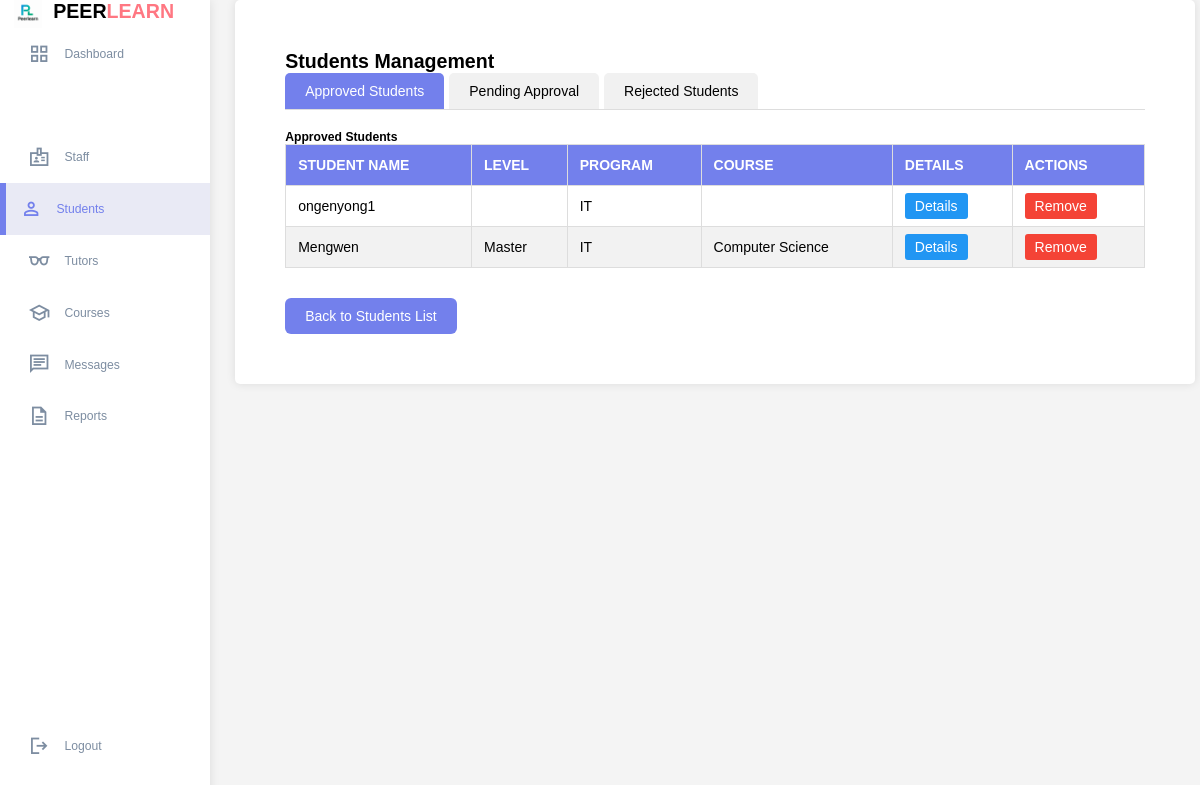
Page /student_action.php on the earlier database version.
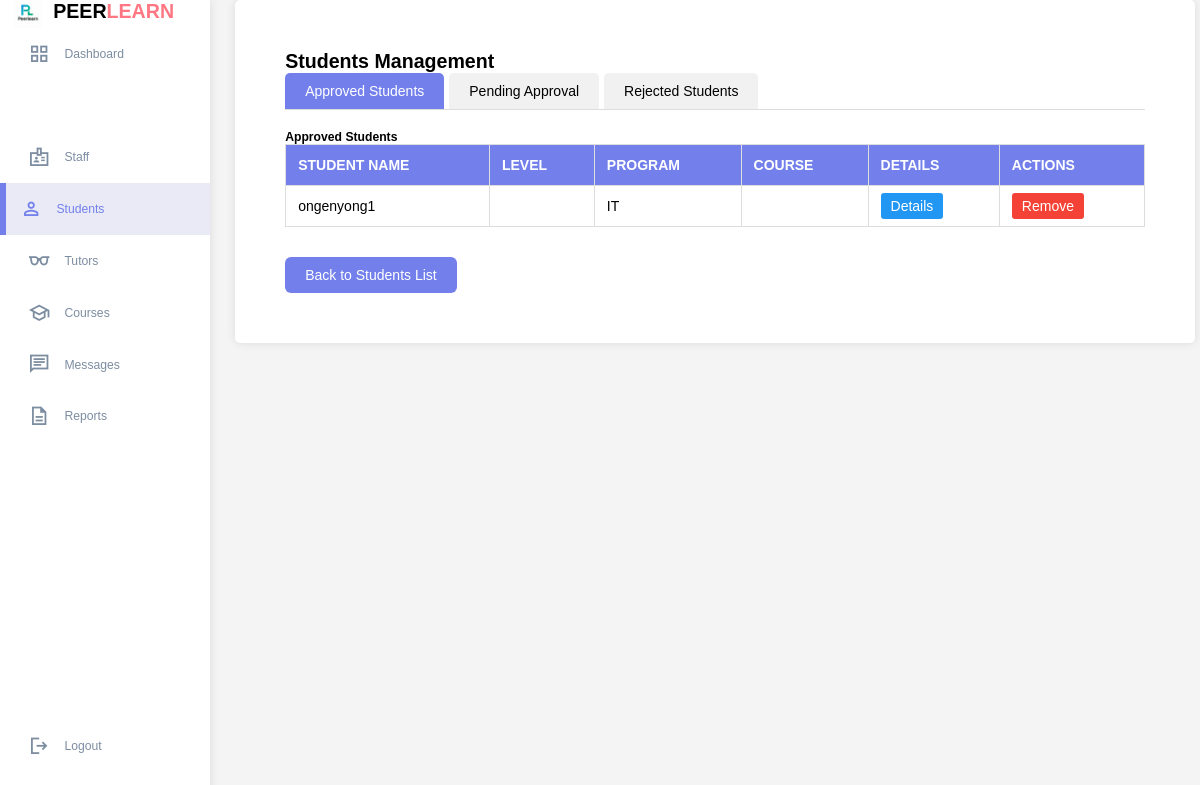
Same page on the later database version.
### tables this page shows
CREATE TABLE `studentprofile` (
  `user_id` int(11) NOT NULL,
  `major` varchar(100) DEFAULT NULL,
  `year` varchar(50) DEFAULT NULL,
  `school` varchar(100) DEFAULT NULL,
  `program` varchar(255) DEFAULT NULL,
  `status` varchar(50) DEFAULT NULL,
  `actions` varchar(255) DEFAULT NULL,
  `created_at` datetime DEFAULT NULL,
  `updated_at` datetime DEFAULT NULL,
  `student_name` varchar(255) DEFAULT NULL
);

CREATE TABLE `user` (
  `user_id` int(11) NOT NULL,
  `username` varchar(50) NOT NULL,
  `password` varchar(255) DEFAULT NULL,
  `email` varchar(100) NOT NULL,
  `role` enum('student','tutor','admin') NOT NULL,
  `first_name` varchar(50) NOT NULL,
  `last_name` varchar(50) NOT NULL,
  `phone` varchar(20) DEFAULT NULL,
  `profile_image` varchar(255) DEFAULT NULL,
  `is_active` tinyint(1) DEFAULT 1,
  `created_at` timestamp NOT NULL DEFAULT current_timestamp(),
  `last_login` datetime DEFAULT NULL,
  `reset_token_hash` varchar(64) DEFAULT NULL,
  `reset_token_expires_at` datetime DEFAULT NULL
);

### student_action.php (the view, shortened to what this page needs)
<?php
$servername = "localhost";
$username = "root";
$password = "";
$dbname = "peer_tutoring_platform";
$conn = new mysqli($servername, $username, $password, $dbname);
?>
<!DOCTYPE html>
<html lang="en">
<head>
</head>
<body>
        <div class="container">
        <aside>
            <div class="top">
                <div class="logo">
                    <img src="image/logo.png" alt="PeerLearn Logo">
                    <h2>PEER<span class="danger">LEARN</span></h2>
                </div>
            </div>
            <div class="sidebar">
                <a href="admin.html"><span class="material-symbols-sharp">grid_view</span><h3>Dashboard</h3></a>
                <a href="#"></a>
                <a href="admin_staff.php"><span class="material-symbols-sharp">badge</span><h3>Staff</h3></a>
                <a href="admin_student.php" class="active"><span class="material-symbols-sharp">person</span><h3>Students</h3></a>
                <a href="admin_tutors.php"><span class="material-symbols-sharp">eyeglasses</span><h3>Tutors</h3></a>
                <a href="admin_course.php"><span class="material-symbols-sharp">school</span><h3>Courses</h3></a>
                <a href="admin_message.php"><span class="material-symbols-sharp">chat</span><h3>Messages</h3></a>
               <a href="admin_report.php"><span class="material-symbols-sharp">description</span><h3>Reports</h3></a>
                <a href="home_page.html"><span class="material-symbols-sharp">logout</span><h3>Logout</h3></a>
            </div>
        </aside>
    <div class="current_students">
        <h2>Students Management</h2>
        <div class="tab-container">
            <div class="tab active" onclick="showTab('approved')">Approved Students</div>
            <div class="tab" onclick="showTab('pending')">Pending Approval</div>
            <div class="tab" onclick="showTab('rejected')">Rejected Students</div>
        </div>
        <div id="approved-tab" class="tab-content active">
            <h3>Approved Students</h3>
            <table>
                <thead>
                    <tr>
                        <th>STUDENT NAME</th>
                        <th>LEVEL</th>
                        <th>PROGRAM</th>
                        <th>COURSE</th>
                        <th>DETAILS</th>
                        <th>ACTIONS</th>
                    </tr>
                </thead>
                <tbody>
                    <?php
                    $sql = "SELECT sp.*, u.username
                            FROM studentprofile sp
                            JOIN user u ON sp.user_id = u.user_id
                            WHERE sp.status = 'approved'";
                    $result = $conn->query($sql);
                    if ($result && $result->num_rows > 0) {
                        while($row = $result->fetch_assoc()) {
                            echo "<tr>
                                <td>".htmlspecialchars($row["username"])."</td>
                                <td>".htmlspecialchars($row["year"])."</td>
                                <td>".htmlspecialchars($row["program"])."</td>
                                <td>".htmlspecialchars($row["major"])."</td>
                                <td><a href='student_details.php?id=".$row["user_id"]."' class='details-btn'>Details</a></td>
                                <td>
                                    <a href='?id=".$row["user_id"]."&action=reject' class='reject-btn' onclick='return confirm(\"Are you sure you want to reject this student?\");'>Remove</a>
                                </td>
                            </tr>";
                        }
                    } else {
                        echo "<tr><td colspan='6'>No approved students found</td></tr>";
                    }
                    ?>
                </tbody>
            </table>
        </div>
        <a href="admin_student.php" class="back-btn">
            Back to Students List
        </a>
    </div>
</body>
</html>

Differences in the rows shown:
removed studentprofile: user_id.username "Mengwen", year "Master", program "IT", major "Computer Science"
